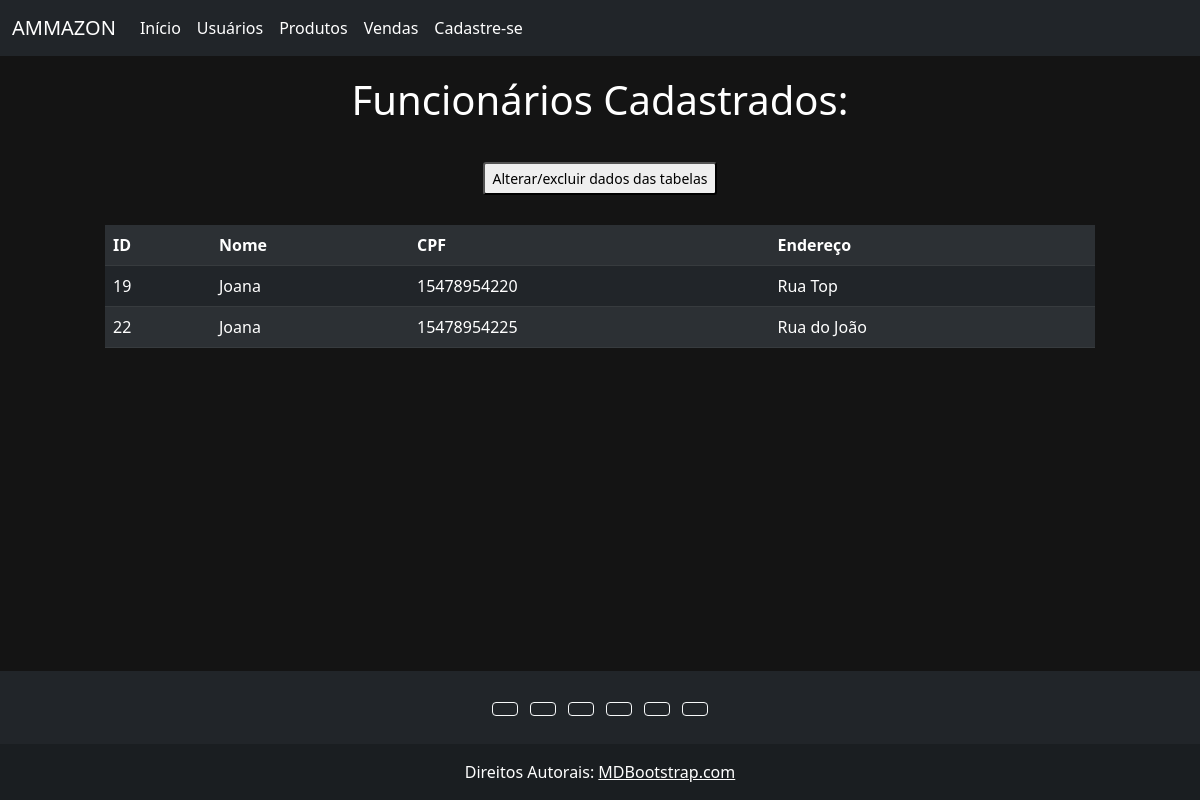
The app's page /funcionarios/ with its own data.
### app_cad_usuarios/models.py (models this page shows)
class Funcionario(models.Model):
    id_funcionario = models.AutoField(primary_key=True)
    nome = models.TextField(max_length=255, blank=False, null=False)
    cpf = models.CharField(max_length=11, blank=False, null=True, default=None, unique=True, validators=[MinLengthValidator(11)])
    endereco = models.TextField(max_length=255, blank=True, null=True)

### app_cad_usuarios/views.py (the view)
# urls.py: path('funcionarios/',views.funcionarios, name='listagem_funcionarios'),
def funcionarios(request):
    if request.method == 'POST':
        novo_funcionario = Funcionario()
        novo_funcionario.nome = request.POST.get('nome')
        novo_funcionario.cpf = request.POST.get('cpf')
        novo_funcionario.endereco = request.POST.get('endereco')
        novo_funcionario.save()
    funcionarios = {
        'funcionarios': Funcionario.objects.all()
    }
    return render(request, 'usuarios/mostrar_algo/funcionarios.html', funcionarios)

### app_cad_usuarios/templates/usuarios/mostrar_algo/funcionarios.html (shortened to what this page needs)
{% extends 'usuarios/base.html' %}
{% block conteudo %}
<div class="container" style="padding: 0px 75px 150px 75px;">
    <h1 style="text-align: center; padding-bottom: 30px; color: white;">Funcionários Cadastrados:</h1>
    <div style="display: flex; justify-content: center; align-items: center; padding-bottom: 30px;">
        <form action="{% url 'excluir_alterar' %}" method="post">
            <button id="enviarBtn" class="form-control-sm">Alterar/excluir dados das tabelas</button>
        </form>
    </div>
    <table class="table table-dark table-striped">
        <tr>
            <th>ID</th>
            <th>Nome</th>
            <th>CPF</th>
            <th>Endereço</th>
        </tr>
        {% for funcionario in funcionarios %}
        <tr>
            <td>{{funcionario.id_funcionario}}</td>
            <td>{{funcionario.nome}}</td>
            <td>{{funcionario.cpf}}</td>
            <td>{{funcionario.endereco}}</td>
        </tr>
        {% endfor %}
    </table>
</div>
{% endblock %}

### app_cad_usuarios/static/base.css (style rules this page uses)
* { padding: 0; margin: 0; box-sizing: border-box; }

### records on screen
Funcionario: id_funcionario "19", nome "Joana", cpf "15478954220", endereco "Rua Top"
Funcionario: id_funcionario "22", nome "Joana", cpf "15478954225", endereco "Rua do João"
